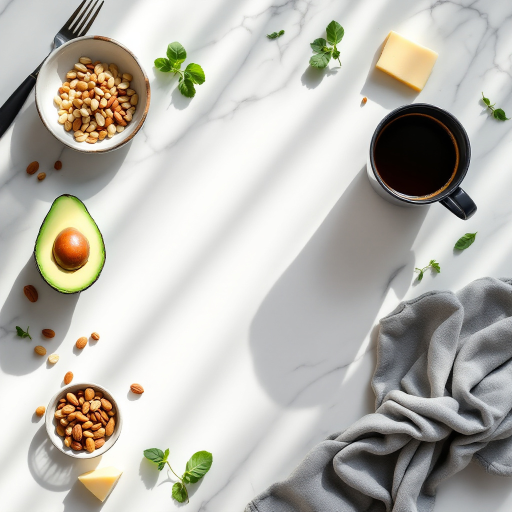
#> input picture etsy/products/listing-images/bg-scene.jpg, 1024 x 1024 px, given in place of bundle-p1.png, which was not available (shown at 1/2 size)
$ python create-listing-images.py
#> lines starting #> are read from the running program, lines starting #| are printed output that depends on the picture; pictures that were not available may be replaced by others from this repository, and a replacement may not be noted
#!/usr/bin/env python3
"""Create Etsy listing images from PDF page screenshots."""

from PIL import Image, ImageDraw, ImageFont
import os

DIR = os.path.dirname(os.path.abspath(__file__))
IMG_DIR = os.path.join(DIR, 'listing-images')
OUT_DIR = IMG_DIR

# Etsy listing image size: 2700x2025 (4:3 landscape) or 2000x2000 (square)
# Using 2000x2000 square for max compatibility
W, H = 2000, 2000

def load(name):
#> called with name = 'bundle-p1.png'
    return Image.open(os.path.join(IMG_DIR, name))
#> returned value is the input picture: PIL image 1024x1024 RGB; mean R, G, B 185.4, 183.1, 175.6

def add_shadow(img, offset=8, blur=0):
    """Add a simple drop shadow effect."""
#> called with offset = 8, blur = 0
    shadow = Image.new('RGBA', (img.width + offset*2, img.height + offset*2), (0,0,0,0))
#> shadow: PIL image 1175x1516 RGBA; every value is 0
    shadow_layer = Image.new('RGBA', img.size, (0,0,0,60))
    shadow.paste(shadow_layer, (offset, offset))
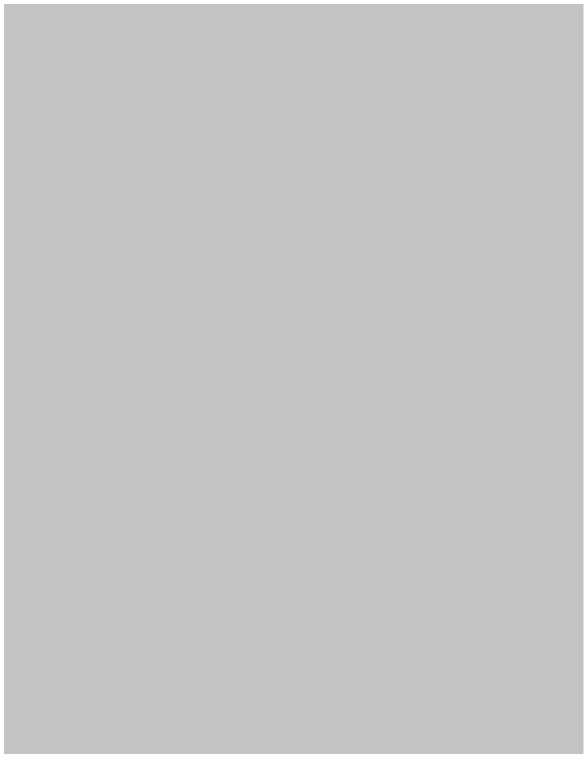
#> shadow: PIL image 1175x1516 RGBA (shown at 1/2 size); mean R, G, B, A 0, 0, 0, 58.6; transparent parts drawn white
    shadow.paste(img, (0, 0))
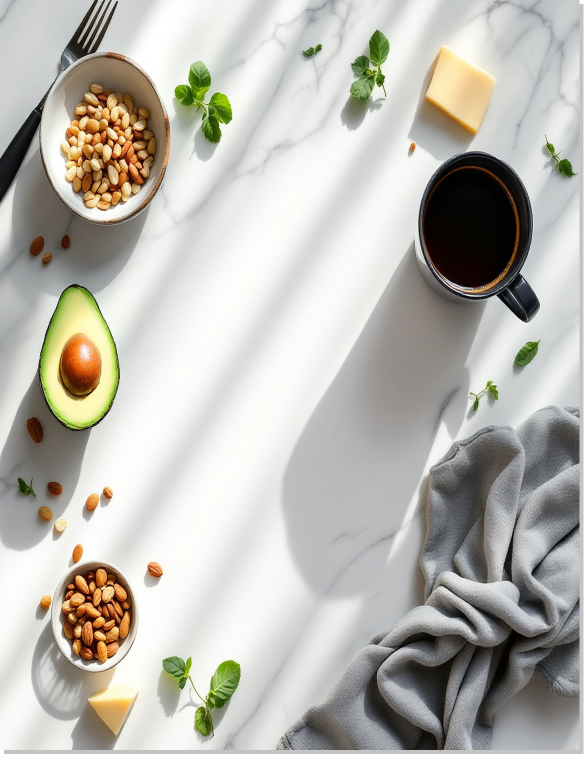
#> shadow: PIL image 1175x1516 RGBA (shown at 1/2 size); mean R, G, B, A 180.9, 178.7, 171.4, 249.6; transparent parts drawn white
    return shadow

# [11 lines left out: function add_text, not called in this run]

def add_centered_text(draw, text, y, size, color='#1a1a2e', w=W):
    try:
        font = ImageFont.truetype('/System/Library/Fonts/Helvetica.ttc', size)
    except:
        font = ImageFont.load_default()
    bbox = draw.textbbox((0, 0), text, font=font)
    tw = bbox[2] - bbox[0]
    draw.text(((w - tw) // 2, y), text, fill=color, font=font)

# ════════════════════════════════════════════════════════════════
# IMAGE 1: HERO - Fanned pages with title
# ════════════════════════════════════════════════════════════════
def create_image1():
    img = Image.new('RGB', (W, H), '#f5f0eb')
    draw = ImageDraw.Draw(img)

    # Title banner at top
    draw.rectangle([(0, 0), (W, 180)], fill='#2c3e50')
    add_centered_text(draw, 'KETO FOOD LIST', 15, 80, '#ffffff')
    add_centered_text(draw, 'Printable Bundle  •  10 Pages  •  US Letter + A4', 115, 30, '#cccccc')
    add_centered_text(draw, 'INSTANT DOWNLOAD', 155, 18, '#27ae60')

    # Overlapping cascade - 3 pages stacked with offset (no rotation)
    page_h = 1500
    page_w = int(page_h * 816 / 1056)

    pages_to_show = [
        ('bundle-p1.png', -180, 40),       # Net carb (left, behind)
        ('grocery-checklist-p1.png', 180, 30),  # Grocery (right, behind)
        ('eat-limit-avoid-p1.png', 0, 0),   # Eat/limit/avoid (center, front)
    ]

    center_x = (W - page_w) // 2
    start_y = 240

    for fname, x_offset, y_offset in pages_to_show:
        p = load(fname).resize((page_w, page_h), Image.LANCZOS)
        p_shadow = add_shadow(p, 8)
        px = center_x + x_offset
        py = start_y + y_offset
        img.paste(p_shadow, (px, py), p_shadow)
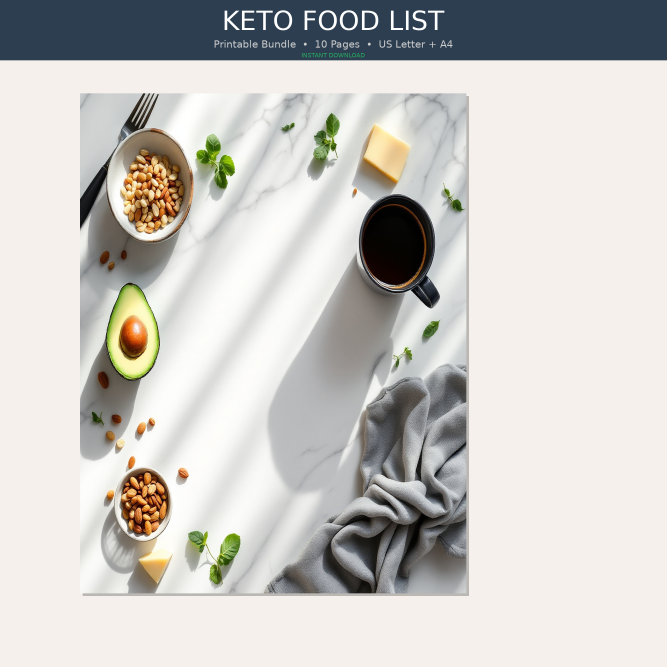
#> img: PIL image 2000x2000 RGB (shown at 1/3 size); mean R, G, B 201.3, 199.6, 195.5
#> pass 2 of the loop in create_image1, `for fname, x_offset, y_offset in pages_to_show:`:
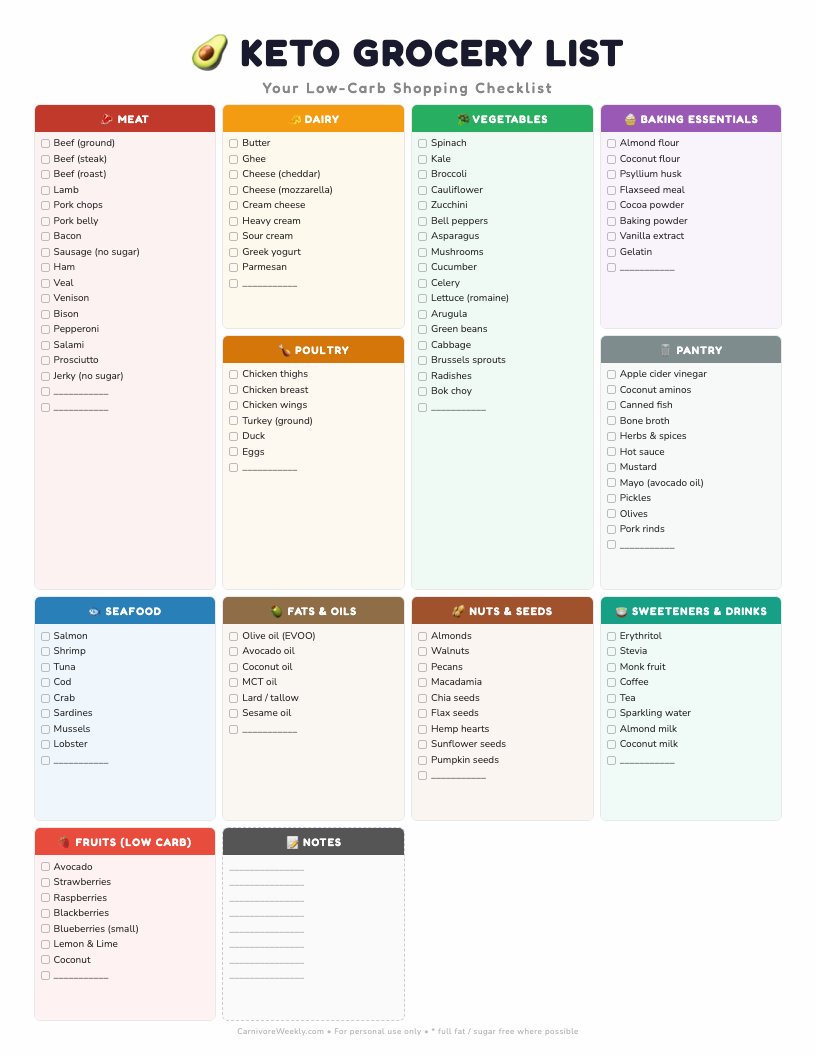
#> input picture etsy/products/listing-images/grocery-checklist-p1.png, 816 x 1056 px, found by its file name
#> in load, returned value is the input picture: PIL image 816x1056 RGB; mean R, G, B 238.3, 236, 232.9
#> pass 3 of the loop in create_image1, `for fname, x_offset, y_offset in pages_to_show:`:
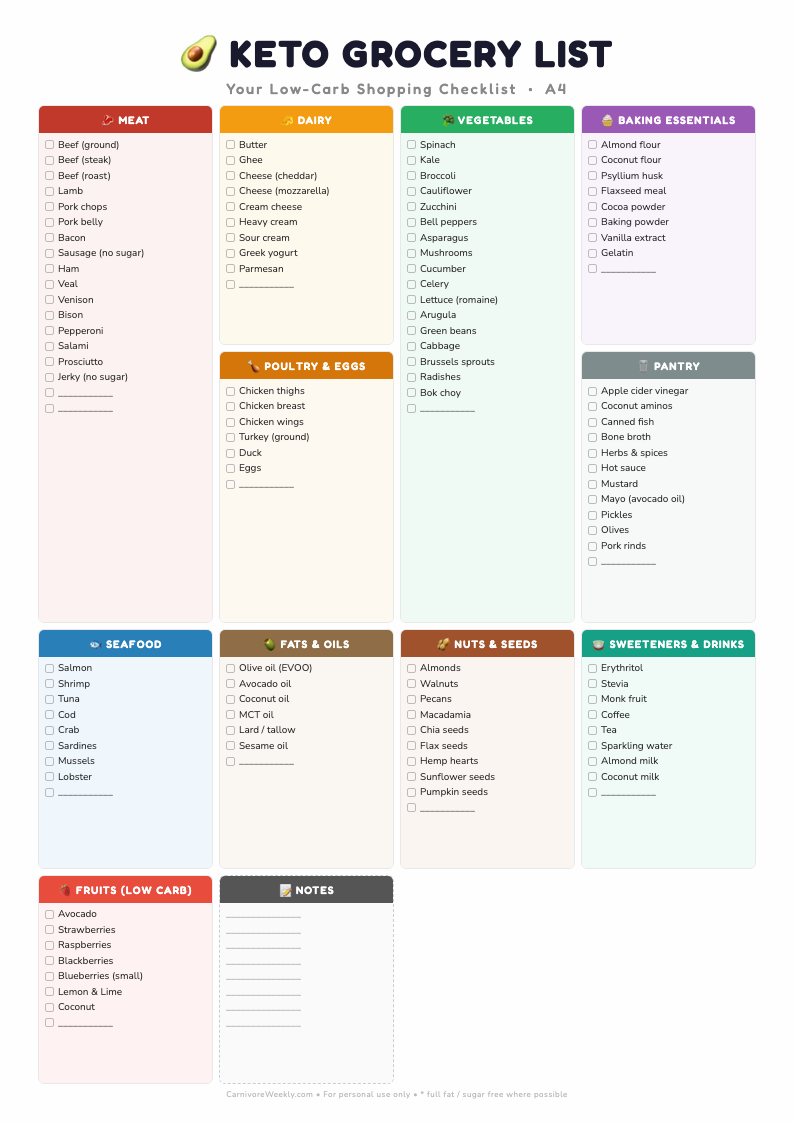
#> input picture etsy/products/listing-images/grocery-checklist-p2.png, 794 x 1123 px, given in place of eat-limit-avoid-p1.png, which was not available
#> in load, returned value is the input picture: PIL image 794x1123 RGB; mean R, G, B 239, 236.8, 233.9

    # Badge bottom-right
    badge_w, badge_h = 320, 50
    bx, by = W - badge_w - 30, H - badge_h - 30
    draw.rounded_rectangle([(bx, by), (bx+badge_w, by+badge_h)], radius=25, fill='#27ae60')
    try:
        font = ImageFont.truetype('/System/Library/Fonts/Helvetica.ttc', 22)
    except:
        font = ImageFont.load_default()
    bbox = draw.textbbox((0, 0), 'PDF  •  Print at Home', font=font)
#> bbox = (0, 4, 236, 21)
    tw = bbox[2] - bbox[0]
#> tw = 236
    draw.text((bx + (badge_w - tw) // 2, by + 13), 'PDF  •  Print at Home', fill='#fff', font=font)

    img.save(os.path.join(OUT_DIR, 'listing-1-hero.jpg'), 'JPEG', quality=92)
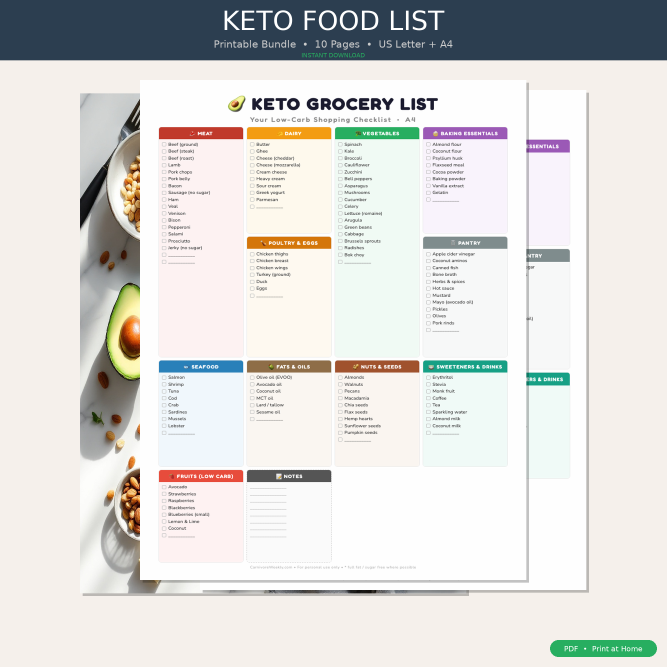
#> saved as listing-1-hero.jpg: PIL image 2000x2000 RGB (shown at 1/3 size); mean R, G, B 218.3, 217.5, 215.1
    print('listing-1-hero.jpg done')

# ════════════════════════════════════════════════════════════════
# IMAGE 2: ZOOM - Eat/Limit/Avoid close-up
# ════════════════════════════════════════════════════════════════
def create_image2():
    img = Image.new('RGB', (W, H), '#f5f0eb')
    draw = ImageDraw.Draw(img)

    p = load('eat-limit-avoid-p1.png')
    # Scale to fill most of the frame
    scale_h = 1750
    scale_w = int(scale_h * p.width / p.height)
#> scale_w = 1237
    p = p.resize((scale_w, scale_h), Image.LANCZOS)
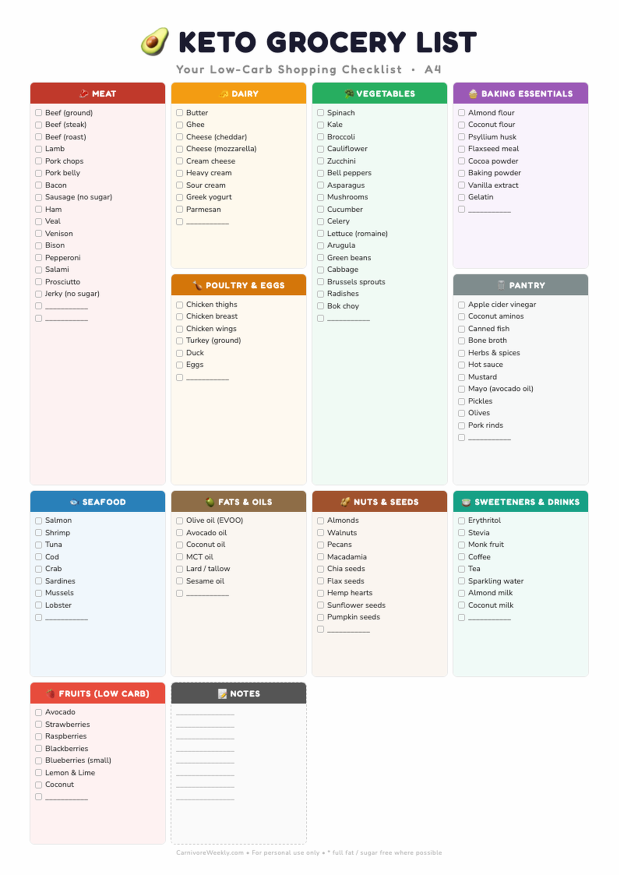
#> p: PIL image 1237x1750 RGB (shown at 1/2 size); mean R, G, B 238.8, 236.7, 233.8

    px = (W - scale_w) // 2
#> px = 381
    py = (H - scale_h) // 2 + 30

    # Add border/shadow
    draw.rectangle([(px-4, py-4), (px+scale_w+4, py+scale_h+4)], fill='#ddd')
    img.paste(p, (px, py))

    # Small label at top
    draw.rectangle([(0, 0), (W, 80)], fill='#2c3e50')
    add_centered_text(draw, 'EAT  •  LIMIT  •  AVOID  —  At a Glance', 22, 32, '#ffffff')

    img.save(os.path.join(OUT_DIR, 'listing-2-eat-limit-avoid.jpg'), 'JPEG', quality=92)
    print('listing-2-eat-limit-avoid.jpg done')

# ════════════════════════════════════════════════════════════════
# IMAGE 3: WHAT'S INCLUDED - Grid of all pages
# ════════════════════════════════════════════════════════════════
def create_image3():
    img = Image.new('RGB', (W, H), '#f5f0eb')
    draw = ImageDraw.Draw(img)

    # Title
    draw.rectangle([(0, 0), (W, 120)], fill='#2c3e50')
    add_centered_text(draw, "WHAT'S INCLUDED  •  10 PAGES", 30, 42, '#ffffff')

    # Grid: 5 columns x 2 rows of page thumbnails
    all_pages = [
        ('eat-limit-avoid-p1.png', 'Eat / Limit / Avoid'),
        ('grocery-checklist-p1.png', 'Grocery Checklist'),
        ('bundle-p1.png', 'Net Carb Cheat Sheet'),
        ('bundle-p2.png', 'Keto Snacks List'),
        ('bundle-p3.png', 'Foods to Avoid'),
        ('bundle-p4.png', 'Protein-First Foods'),
        ('bundle-p5.png', 'Electrolyte Checklist'),
        ('bundle-p6.png', '7-Day Meal Planner'),
        ('bundle-p7.png', 'Blank Grocery List'),
        ('bundle-p8.png', 'Macro Notes Tracker'),
    ]

    cols, rows = 5, 2
    margin = 30
    gap = 16
    label_h = 44
    avail_w = W - margin * 2 - gap * (cols - 1)
    avail_h = H - 140 - margin - gap * (rows - 1) - label_h * rows
    thumb_w = avail_w // cols
    thumb_h = avail_h // rows

    for i, (fname, label) in enumerate(all_pages):
        col = i % cols
        row = i // cols
        x = margin + col * (thumb_w + gap)
        y = 140 + row * (thumb_h + gap + label_h)

        p = load(fname).resize((thumb_w, thumb_h), Image.LANCZOS)
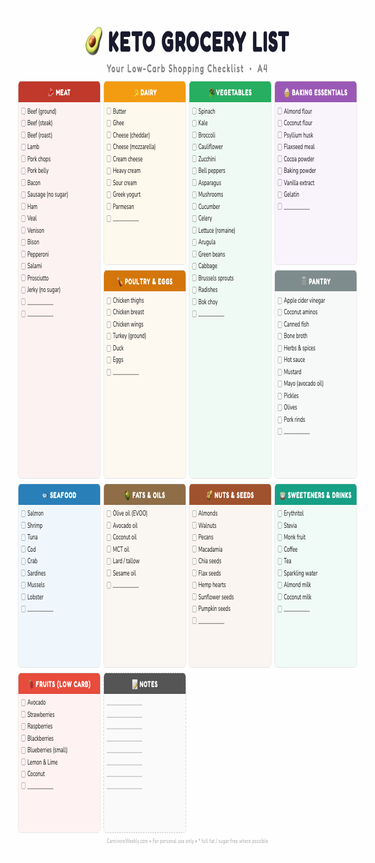
#> p: PIL image 375x863 RGB; mean R, G, B 238.9, 236.7, 233.8
        # Border
        draw.rectangle([(x-2, y-2), (x+thumb_w+2, y+thumb_h+2)], fill='#ddd')
        img.paste(p, (x, y))
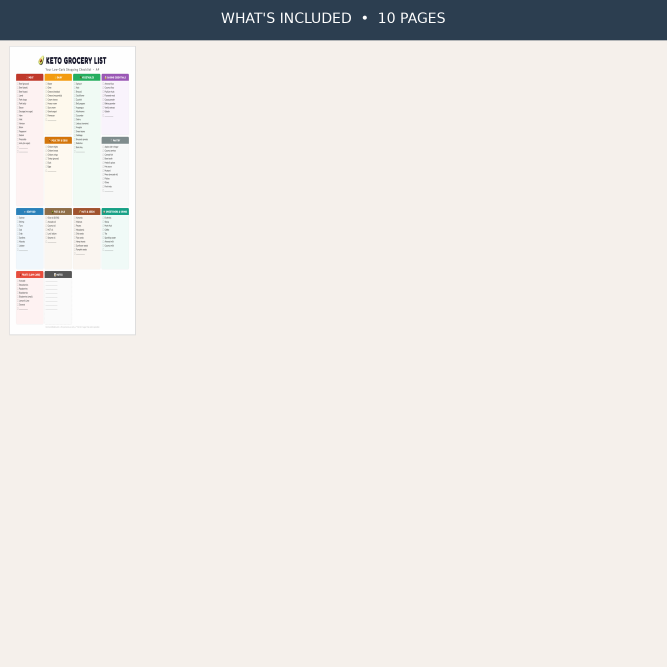
#> img: PIL image 2000x2000 RGB (shown at 1/3 size); mean R, G, B 232.6, 229.2, 225.8

        # Label below
        try:
            font = ImageFont.truetype('/System/Library/Fonts/Helvetica.ttc', 20)
        except:
            font = ImageFont.load_default()
        bbox = draw.textbbox((0, 0), label, font=font)
#> bbox = (0, 4, 176, 20)
        tw = bbox[2] - bbox[0]
#> tw = 176
        lx = x + (thumb_w - tw) // 2
#> lx = 129
        draw.text((lx, y + thumb_h + 6), label, fill='#555', font=font)
#> pass 2 of the loop in create_image3, `for i, (fname, label) in enumerate(all_pages):`:
#> in create_image3, `p = load(fname).resize((thumb_w, thumb_h), Image.LANCZOS)`:
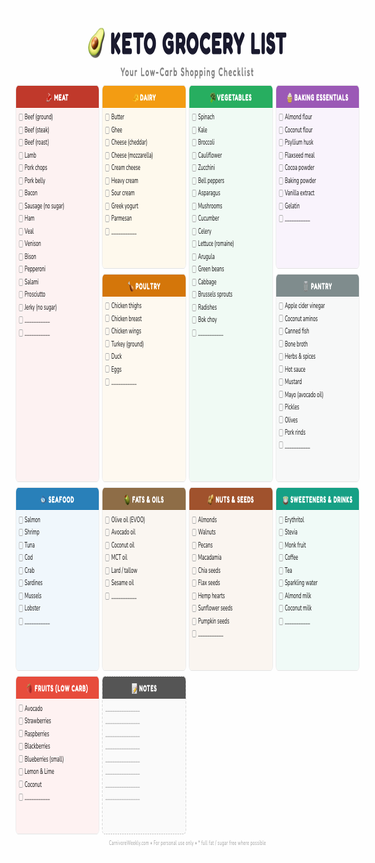
#> p: PIL image 375x863 RGB; mean R, G, B 238.1, 235.9, 232.8
#> in create_image3, `img.paste(p, (x, y))`:
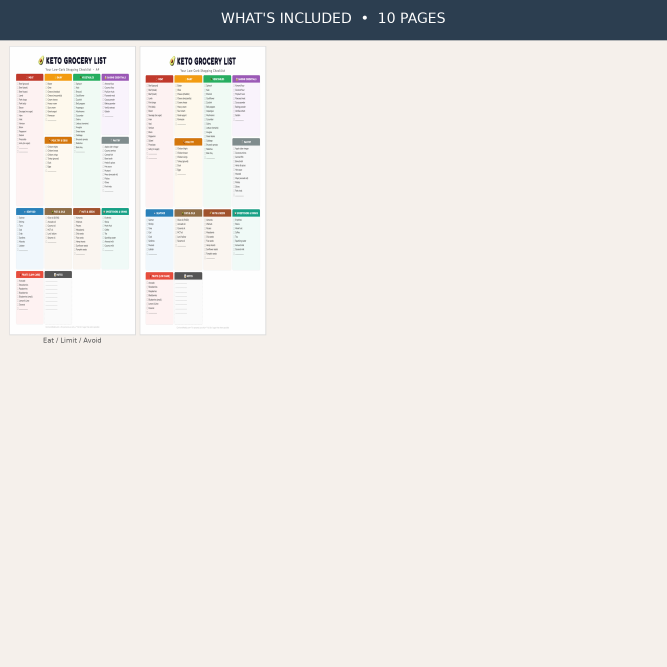
#> img: PIL image 2000x2000 RGB (shown at 1/3 size); mean R, G, B 232, 228.8, 225.5
#> in create_image3, `bbox = draw.textbbox((0, 0), label, font=font)`: bbox = (0, 4, 176, 23)
#> lx = 520
#> pass 3 of the loop in create_image3, `for i, (fname, label) in enumerate(all_pages):`:
#> in create_image3, `p = load(fname).resize((thumb_w, thumb_h), Image.LANCZOS)`:
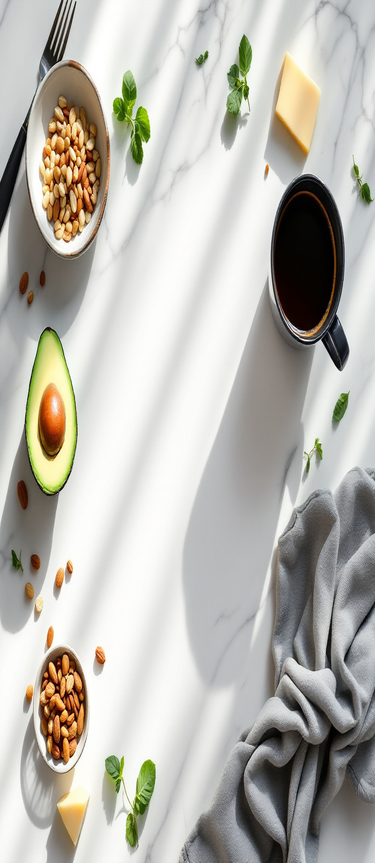
#> p: PIL image 375x863 RGB; mean R, G, B 185.4, 183.1, 175.6
#> in create_image3, `img.paste(p, (x, y))`:
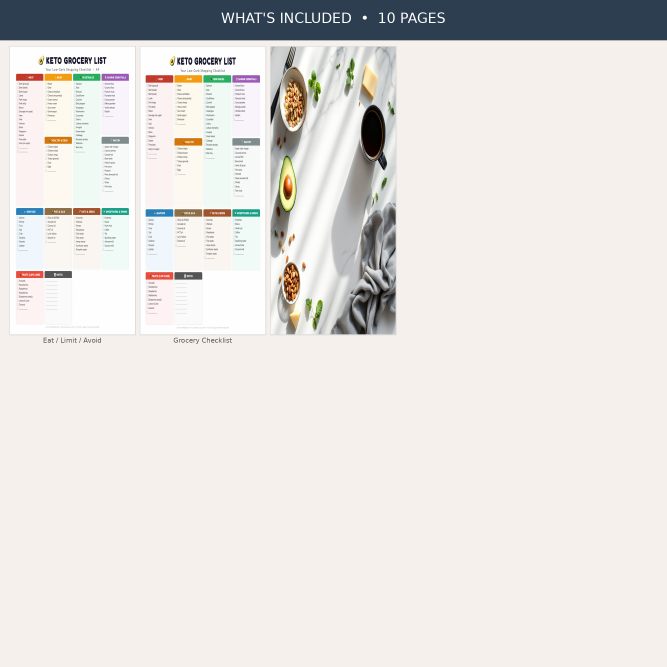
#> img: PIL image 2000x2000 RGB (shown at 1/3 size); mean R, G, B 227.1, 224.2, 220.7
#> in create_image3, `bbox = draw.textbbox((0, 0), label, font=font)`: bbox = (0, 4, 218, 19)
#> in create_image3, `tw = bbox[2] - bbox[0]`: tw = 218
#> lx = 890
#> the loop made 5 passes; the first 3 are shown

    img.save(os.path.join(OUT_DIR, 'listing-3-whats-included.jpg'), 'JPEG', quality=92)
    print('listing-3-whats-included.jpg done')

# ════════════════════════════════════════════════════════════════
# IMAGE 4: GROCERY CHECKLIST zoom
# ════════════════════════════════════════════════════════════════
# [89 lines left out: functions create_image4, create_image5, not called in this run]


if __name__ == '__main__':
    create_image1()
    create_image2()
#> (the run stopped early here; a loop or call above may not have finished)
